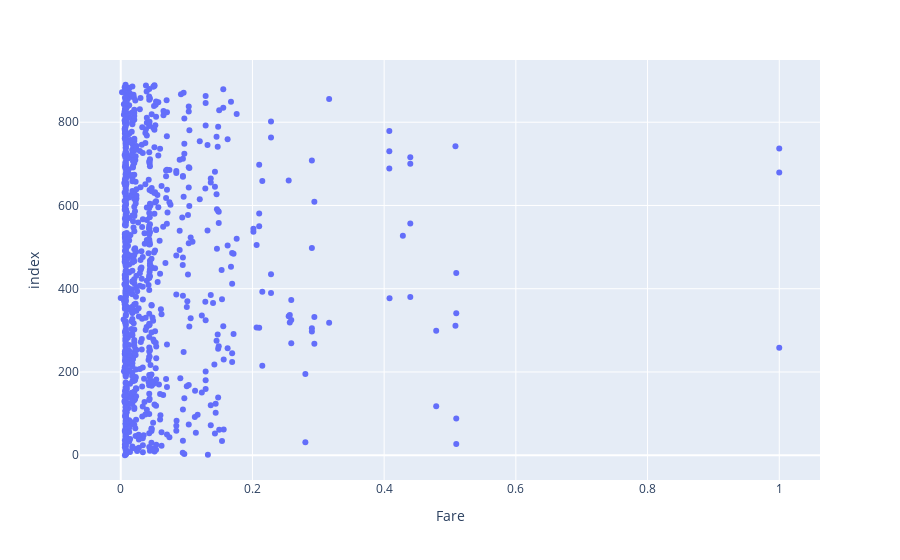

Notebook cell for this chart:
### Code cell
fig = px.scatter(titanic_train, x='Fare', hover_data=['Fare'])
fig.show()

### Figure 1 — Plotly figure (JSON) as saved in the notebook; plotly's stock layout.template omitted (floating-point values rounded to 4 significant figures; data arrays with more than 128 entries replaced by an {"elided": "..."} marker saying what was removed)
{"data": [{"hovertemplate": "Fare=%{x}<br>index=%{y}<extra></extra>", "legendgroup": "", "marker": {"color": "#636efa", "symbol": "circle"}, "mode": "markers", "name": "", "orientation": "h", "showlegend": false, "type": "scatter", "x": {"elided": "891 float values"}, "xaxis": "x", "y": {"elided": "891 int values"}, "yaxis": "y"}], "layout": {"legend": {"tracegroupgap": 0}, "margin": {"t": 60}, "xaxis": {"anchor": "y", "domain": [0, 1], "title": {"text": "Fare"}}, "yaxis": {"anchor": "x", "domain": [0, 1], "title": {"text": "index"}}}}
